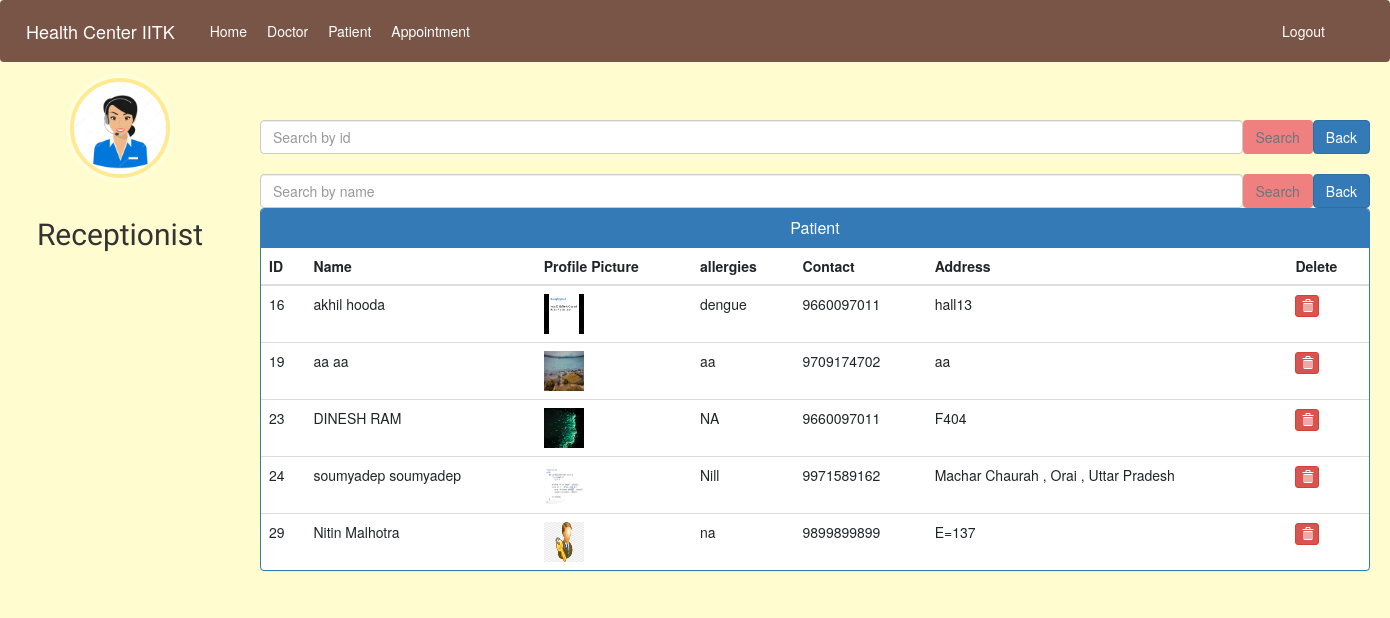
Page /admin-view-patient (signed in) on the committed database.
### hospital/models.py (models this page shows, shortened)
class Patient(models.Model):
    user = models.OneToOneField(User, on_delete=models.CASCADE)
    profile_pic = models.ImageField(
        upload_to='profile_pic/PatientProfilePic/', default='../static/images/error.jpg', null=True, blank=True)
    address = models.CharField(max_length=40)
    mobile = models.CharField(max_length=20, null=False)
    symptoms = models.CharField(max_length=100, null=True, default="")
    assignedDoctorId = models.PositiveIntegerField(null=True)
    admitDate = models.DateField(auto_now=True)
    status = models.BooleanField(default=False)
    @property
    def get_name(self):
        return self.user.first_name+" "+self.user.last_name
    @property
    def get_id(self):
        return self.user.id

### hospital/views.py (the view)
# urls.py: path('admin-view-patient', views.admin_view_patient_view,
@login_required(login_url='adminlogin')
@user_passes_test(is_admin)
def admin_view_patient_view(request):
    if 'q' in request.GET:
        q = request.GET['q']
        patients = models.Patient.objects.all().filter(
            user__first_name__icontains=q, status=True)
        return render(request, 'hospital/admin_view_patient.html', {'patients': patients})
    else:
        patients = models.Patient.objects.all().filter(status=True)
        return render(request, 'hospital/admin_view_patient.html', {'patients': patients})

### hospital/views.py (called while the page is built)
def is_admin(user):
    return user.groups.filter(name='ADMIN').exists()

### templates/hospital/admin_view_patient.html (shortened to what this page needs)
{% extends 'hospital/admin_base.html' %}
{% block content %}
{%load static%}
<head>
  <link href="//netdna.bootstrapcdn.com/bootstrap/3.0.0/css/bootstrap.min.css" rel="stylesheet" id="bootstrap-css">
</head>
<div class="container">
  <br />
  <br />
  <br />
  <br />
  <form class="d-flex" method=GET action="{% url 'admin-view-patient-id' %}">
    <input class="form-control me-2" type="search" placeholder="Search by id" aria-label="Search by id" name='q'>
    <button class="btn btn-outline-secondary" type="submit" style="background-color: lightcoral">Search</button>
    <button class="btn btn-primary" type="submit" style="float:right">Back</button>
  </form>
  <br>
  <form class="d-flex" method=GET action="{% url 'admin-view-patient' %}">
    <input class="form-control me-2" type="search" placeholder="Search by name" aria-label="Search" name='q'>
    <button class="btn btn-outline-secondary" type="submit" style="background-color: lightcoral">Search</button>
    <button class="btn btn-primary" type="submit" style="float:right">Back</button>
  </form>
  <div class="panel panel-primary">
    <div class="panel-heading">
      <h6 class="panel-title">Patient</h6>
    </div>
    <table class="table table-hover" id="dev-table">
      <thead>
        <tr>
          <th>ID</th>
          <th>Name</th>
          <th>Profile Picture</th>
          <th>allergies</th>
          <th>Contact</th>
          <th>Address</th>
          <th>Delete</th>
        </tr>
      </thead>
      {% for p in patients %}
      <tr>
        <td> {{p.get_id}}</td>
        <td> {{p.get_name}}</td>
        <td> <img src="{% static p.profile_pic.url %}" alt="Profile Pic" height="40px" width="40px" /></td>
        <td>{{p.symptoms}}</td>
        <td>{{p.mobile}}</td>
        <td>{{p.address}}</td>
        <td><a class="btn btn-danger btn-xs" href="{% url 'delete-patient-from-hospital' p.id  %}"><span
              class="glyphicon glyphicon-trash"></span></a></td>
      </tr>
      {% endfor %}
    </table>
  </div>
</div>
{% endblock content %}

### static/style.css (style rules this page uses)
body { padding-left: 240px; }

### templates/hospital/admin_base.html (style rules this page uses)
a:link { text-decoration: none; }
a { color: rgb(202, 35, 35); }
body { background-color: rgb(255, 253, 208); font-family: 'Work Sans', sans-serif; }

### templates/hospital/admin_view_patient.html (style rules this page uses)
a:link { text-decoration: none; }
h6 { text-align: center; }

### rows in the picture
Patient: get_id "16", get_name "akhil hooda", profile_pic (picture), symptoms "dengue", mobile "9660097011", address "hall13"
Patient: get_id "19", get_name "aa aa", profile_pic (picture), symptoms "aa", mobile "9709174702", address "aa"
Patient: get_id "23", get_name "DINESH RAM", profile_pic (picture), symptoms "NA", mobile "9660097011", address "F404"
Patient: get_id "24", get_name "soumyadep soumyadep", profile_pic (picture), symptoms "Nill", mobile "9971589162", address "Machar Chaurah , Orai , Uttar Pradesh"
Patient: get_id "29", get_name "Nitin Malhotra", profile_pic (picture), symptoms "na", mobile "9899899899", address "E=137"
